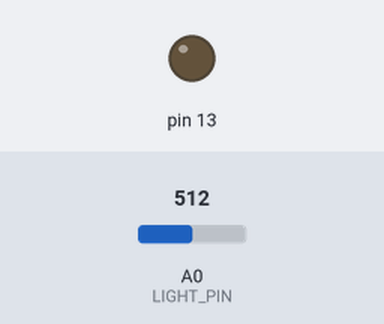
Simulated run of this sketch. Board: Arduino Uno, built with avr-gcc and run on an emulated ATmega328P. Parts: output pins drawn as LEDs (lit = HIGH). Inputs (shaded band) come from the test bench; at power-on: A0 (LIGHT_PIN) = 512. What the sketch prints to the serial monitor is not drawn.

Above: at 1.2 s.
1.3 s: A0 (LIGHT_PIN) set to 504
At 1.7 s:
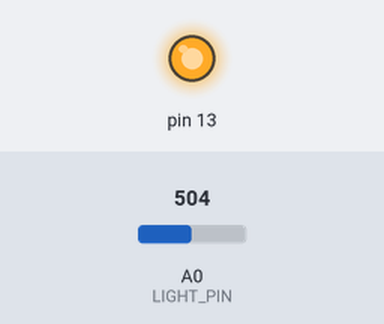
2.8 s: A0 (LIGHT_PIN) set to 522
At 4.0 s:
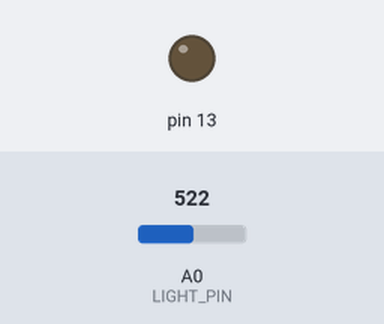
4.3 s: A0 (LIGHT_PIN) set to 511
At 5.2 s:
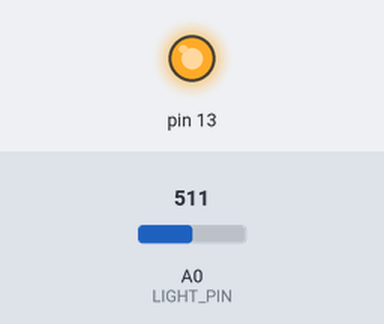
Timing chart, 0 to 7.3 s (numbered marks = the images above; inputs shaded):
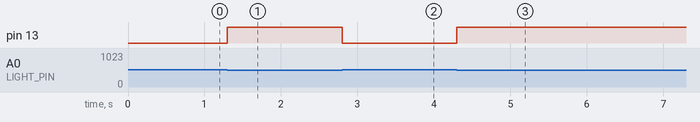

Measured:
- the behaviour switches between 512 and 511 on A0 (LIGHT_PIN) (found by bisection; images 0 and 1)
- after the input at 1.3 s, pin 13: LOW → HIGH at once
- after the input at 2.8 s, pin 13: HIGH → LOW at once
- after the input at 4.3 s, pin 13: LOW → HIGH at once

The sketch:

analog_read.ino
```cpp
#define LIGHT_PIN A0

void setup()
{
  Serial.begin(9600);

  // Some number magic
  byte n = 300;
  Serial.print("300 as a byte: ");
  Serial.println(n);

  int m = 300;
  Serial.print("300 as an int: ");
  Serial.println(m);

  pinMode(13, OUTPUT);
}

void loop()
{
  int light_level = analogRead(LIGHT_PIN);

  //if (light_level < 512) {
  //  digitalWrite(13, HIGH);
  //} else {
  // 	digitalWrite(13, LOW);
  //}

  digitalWrite(13, light_level < 512);

  //delay(1000);
  //Serial.println(light_level);
}
```
